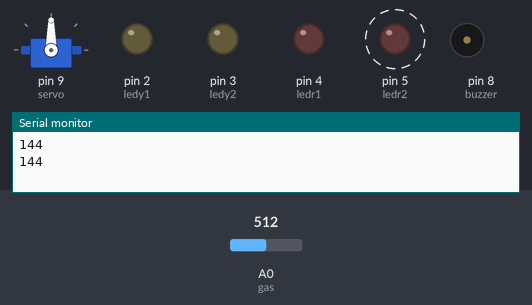
Bench run of a sketch on a simulated Arduino Uno, built with avr-gcc and run on an emulated ATmega328P. Shown: servo, output pins drawn as LEDs (lit = HIGH), buzzer (waves = sounding), the last lines printed to the serial monitor. Dashed ring = blinking. Inputs (shaded band) come from the test bench; at power-on: A0 (gas) = 512. Pins used as bus, display or sensor lines are not drawn.

Above: at 2.3 s.
2.4 s: A0 (gas) set to 329
7.4 s: A0 (gas) set to 304
At 7.9 s:
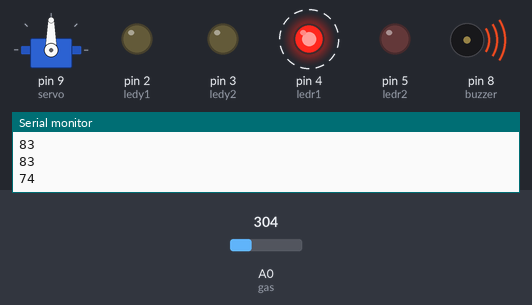
At 9.4 s:
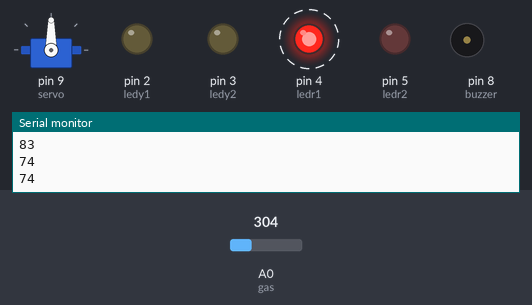
Timing chart, 0 to 18.4 s (numbered marks = the images above; inputs shaded):
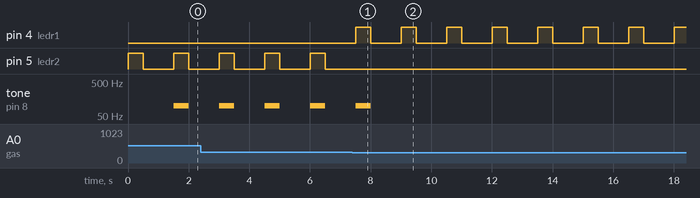

The sketch:

bp2_14.ino
```cpp
#include <Servo.h>
Servo myservo;
int ledr2=5;
int  ledr1=4;
int ledy1=2;
int ledy2=3;
int ledg1=1;
int gas=A0;
int buzzer=8;
int servo=9;
void setup() {
 pinMode(ledy1,OUTPUT);
 pinMode(ledy2,OUTPUT);
 pinMode(ledr1,OUTPUT);
 pinMode(ledr2,OUTPUT);
 pinMode(ledg1,OUTPUT);
 pinMode(buzzer,OUTPUT);
 myservo.attach(servo);
 pinMode(gas,INPUT);
 Serial.begin(9600);

}

void loop()
{
int read=analogRead(gas);
int val=map(read,80,380,0,100);
Serial.println(val);
int servo=map(read,80,380,0,180);
digitalWrite(ledg1,HIGH);
if(val>=20 && val<40)
{
  digitalWrite(ledy1,HIGH);
}
if(val>=40 && val<60)
{
  digitalWrite(ledy2,HIGH);
}
if(val>=60 && val<80)
{
  digitalWrite(ledr1,HIGH);
}
if(val>=80)
{
  digitalWrite(ledr2,HIGH);

}
delay(500);
digitalWrite(ledy1,LOW);
digitalWrite(ledy2,LOW);
digitalWrite(ledr1,LOW);
digitalWrite(ledr2,LOW);
digitalWrite(ledg1,LOW);
delay(1000);
tone(buzzer,100,500);

 if(val<80)
 {
  noTone(buzzer);
 }
}
```

Measured:
- the behaviour switches between 320 and 319 on A0 (gas) (found by bisection; images 0 and 1)
- after the input at 7.4 s, pin 4 (ledr1): alternates HIGH for 0.50 s and LOW for 1.0 s, starting after 0.10 s; pin 5 (ledr2): stops changing and stays LOW; tone on pin 8 (buzzer): goes on until 8.0 s, then stays silent
- by itself, pin 5 (ledr2): alternates HIGH for 0.50 s and LOW for 1.0 s
- by itself, tone on pin 8 (buzzer): alternates 100 Hz for 0.50 s and silent for 1.0 s
